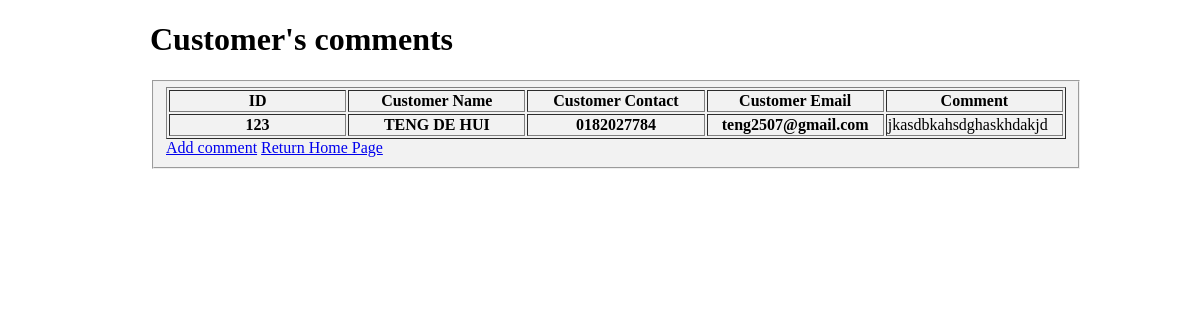
Before: /view_comment.php with the older database file.
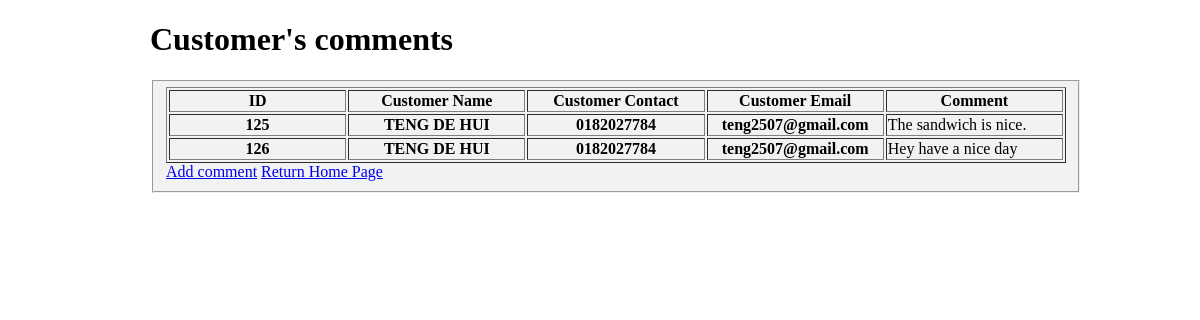
After: the same page with the newer database file.
### tables this page shows
CREATE TABLE `comment` (
  `id` int(11) NOT NULL,
  `name` varchar(255) NOT NULL,
  `contact` varchar(255) NOT NULL,
  `email` varchar(255) NOT NULL,
  `comment` text NOT NULL
);

### view_comment.php (the view, shortened to what this page needs)
<!DOCTYPE html>
<html lang="en">
<head>
</head>
<body>
<?php
    $email = $_GET['email'];
?>
<div class="middle">
    <h1>Customer's comments</h1>
    <fieldset>
    <div class="middle">
    <table class="table" border="1px">
						<thead>
							<th> ID</th>
							<th> Customer Name</th>
							<th> Customer Contact </th>
							<th> Customer Email</th>
							<th> Comment</th>
						</thead>
                        <tbody>
                            <?php
                            $servername = "localhost";
                            $username = "root";
                            $password = "";
                            $dbname = "dwp_1coin_project";
                            $conn = mysqli_connect($servername, $username, $password, $dbname);
                            $sql = "SELECT * FROM comment";
                            $result = mysqli_query($conn, $sql);
                            if (mysqli_num_rows($result) > 0) {
                                while($row = mysqli_fetch_assoc($result))
                                {
                                    $comm_id = $row['id'];
									$cust_name = $row['name'];
									$cust_cont = $row['contact'];
									$cust_email = $row['email'];
									$comment = $row['comment'];
                            ?>
                            <tr>
                                <th><?php echo $comm_id; ?></th>
                                <th><?php echo $cust_name; ?></th>
                                <th><?php echo $cust_cont; ?></th>
                                <th><?php echo $cust_email; ?></th>
                                <td><?php echo $comment; ?></td>
                            </tr>
                        </tbody>
                        <?php
                        }
                    } else {
                        echo "0 results";
                    }
                    ?>
    </table>
                <span><a href="add_comment.php?email=<?php echo $email?>" >Add comment</a></span>
                <span><a href="Homepage.php?email=<?php echo $email?>" >Return Home Page</a></span>
    </div>
                </div>
</body>
</html>

Changed rows visible on the page:
removed comment: id "123", name "TENG DE HUI", contact "0182027784", email "teng2507@gmail.com", comment "jkasdbkahsdghaskhdakjd"
added comment: id "125", name "TENG DE HUI", contact "0182027784", email "teng2507@gmail.com", comment "The sandwich is nice."
added comment: id "126", name "TENG DE HUI", contact "0182027784", email "teng2507@gmail.com", comment "Hey have a nice day"
